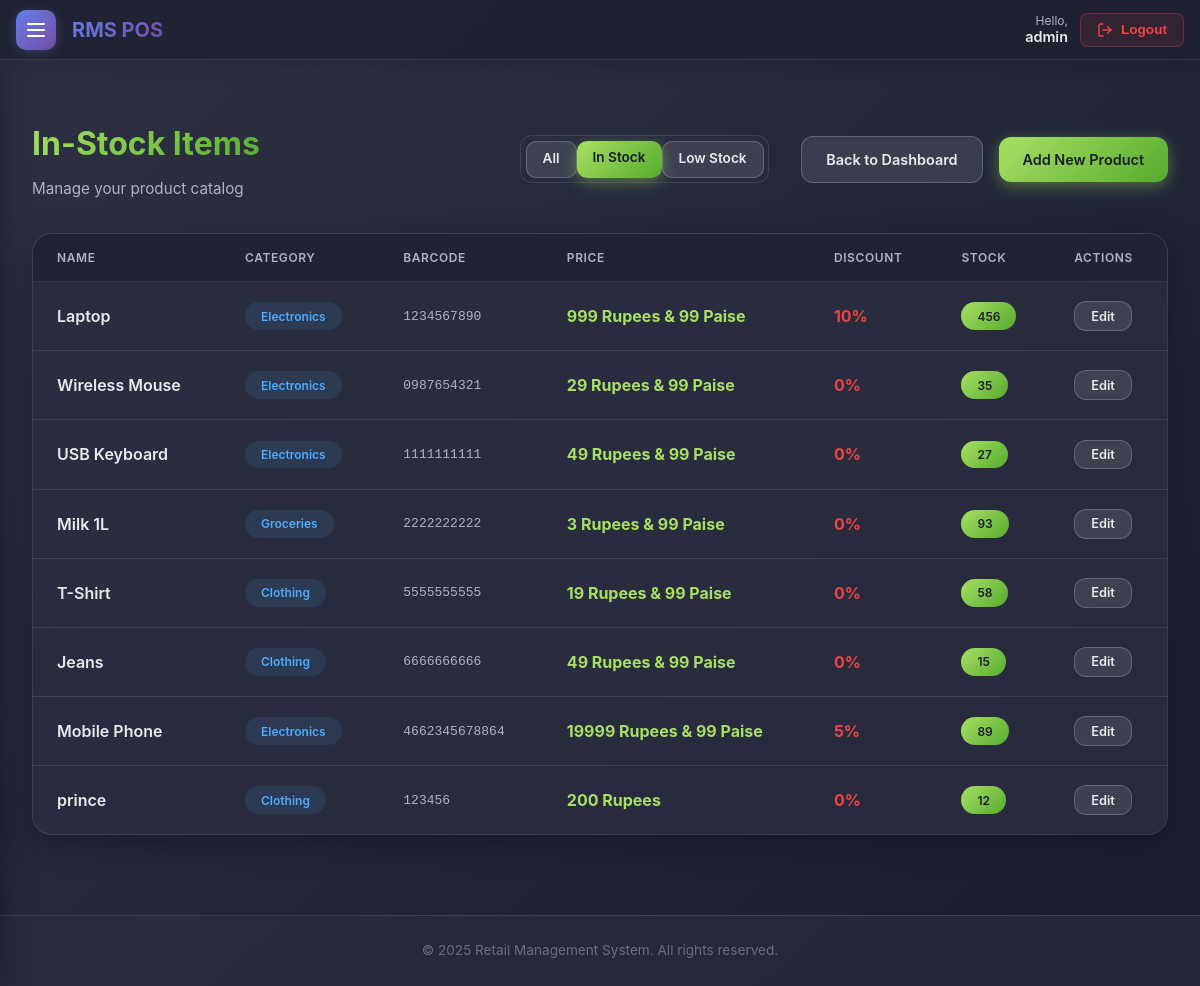
Screenshot of /inventory/products/?stock_status=instock (signed in) with the database file from the repository.
### rms_pos/accounts/models.py (models this page shows, shortened)
class User(AbstractUser):
    ROLE_CHOICES = (
        ('admin', 'Admin'),
        ('manager', 'Inventory Manager'),
        ('cashier', 'Cashier'),
    )
    role = models.CharField(max_length=20, choices=ROLE_CHOICES, default='cashier')
    created_by = models.ForeignKey('self', on_delete=models.SET_NULL, null=True, blank=True, related_name='created_users')
    created_at = models.DateTimeField(auto_now_add=True, null=True)
    def is_admin(self):
        return self.role == 'admin'
    def is_manager(self):
        return self.role == 'manager'
    def can_manage_users(self):
        return self.role in ('admin', 'manager')

### rms_pos/inventory/models.py (models this page shows, shortened)
class Product(models.Model):
    name = models.CharField(max_length=200)
    category = models.ForeignKey(Category, on_delete=models.CASCADE, related_name='products')
    barcode = models.CharField(max_length=100, unique=True)
    price = models.DecimalField(max_digits=10, decimal_places=2)
    discount_percentage = models.DecimalField(max_digits=5, decimal_places=2, default=0, help_text="Discount percentage (0-100)")
    cost = models.DecimalField(max_digits=10, decimal_places=2, help_text="Cost price per unit")
    stock_quantity = models.IntegerField(default=0)
    image = models.ImageField(upload_to='products/', blank=True, null=True)
    created_at = models.DateTimeField(auto_now_add=True)
    updated_at = models.DateTimeField(auto_now=True)

class Category(models.Model):
    name = models.CharField(max_length=100)
    description = models.TextField(blank=True)
    class Meta:
        verbose_name_plural = 'Categories'

### rms_pos/inventory/views.py (the view)
# urls.py: path('products/', views.product_list, name='product_list'),
@login_required
@user_passes_test(is_manager_or_admin)
def product_list(request):
    status = request.GET.get('stock_status', 'all')
    products = Product.objects.select_related('category').all()
    if status == 'low':
        products = products.filter(stock_quantity__lte=10)
        title = 'Low Stock Items'
    elif status == 'instock':
        products = products.filter(stock_quantity__gt=10)
        title = 'In-Stock Items'
    else:
        title = 'All Products'
    return render(request, 'inventory/product_list.html', {
        'products': products,
        'current_status': status,
        'title': title
    })

### rms_pos/core/templatetags/currency_tags.py (called while the page is built)
@register.filter
def rupee_paise(value):
    try:
        val = float(value)
        rupees = int(val)
        paise = int(round((val - rupees) * 100))
        result = f"{rupees} Rupees"
        if paise > 0:
            result += f" & {paise} Paise"
        elif paise == 0 and rupees == 0:
             pass
        return result
    except (ValueError, TypeError):
        return value

### rms_pos/inventory/views.py (called while the page is built)
def is_manager_or_admin(user):
    return user.is_authenticated and (user.is_manager() or user.is_admin())

### rms_pos/templates/inventory/product_list.html (shortened to what this page needs)
﻿{% extends 'base.html' %}
{% load currency_tags %}
{% block content %}
<div class="page-header">
    <div>
        <h1 class="page-title">{{ title|default:"Products" }}</h1>
        <p class="page-subtitle">{% if is_low_stock_view %}Items requiring replenishment{% else %}Manage your product
            catalog{% endif %}</p>
    </div>
    <div style="display: flex; gap: 1rem; align-items: center;">
        <div class="filter-group"
            style="display: flex; background: var(--card-bg); padding: 0.3rem; border-radius: 12px; border: 1px solid var(--border-color); margin-right: 1rem;">
            <a href="?stock_status=all"
                class="btn {% if current_status == 'all' %}btn-primary{% else %}btn-secondary{% endif %}"
                style="padding: 0.4rem 1rem; border-radius: 10px; font-size: 0.85rem;">All</a>
            <a href="?stock_status=instock"
                class="btn {% if current_status == 'instock' %}btn-primary{% else %}btn-secondary{% endif %}"
                style="padding: 0.4rem 1rem; border-radius: 10px; font-size: 0.85rem;">In Stock</a>
            <a href="?stock_status=low"
                class="btn {% if current_status == 'low' %}btn-primary{% else %}btn-secondary{% endif %}"
                style="padding: 0.4rem 1rem; border-radius: 10px; font-size: 0.85rem;">Low Stock</a>
        </div>
        {% if is_low_stock_view or current_status != 'all' %}
        <a href="{% url 'inventory_dashboard' %}" class="btn btn-secondary">Back to Dashboard</a>
        {% endif %}
        <a href="{% url 'add_product' %}" class="btn btn-primary">Add New Product</a>
    </div>
</div>
<div class="card">
    <div class="card-body" style="padding: 0;">
        <div class="table-responsive">
            <table>
                <thead>
                    <tr>
                        <th>Name</th>
                        <th>Category</th>
                        <th>Barcode</th>
                        <th>Price</th>
                        <th>Discount</th>
                        <th>Stock</th>
                        <th>Actions</th>
                    </tr>
                </thead>
                <tbody>
                    {% for product in products %}
                    <tr>
                        <td>
                            <div style="font-weight: 600; color: var(--text-primary);">{{ product.name }}</div>
                        </td>
                        <td>
                            <span class="badge badge-blue" style="background: rgba(79, 172, 254, 0.1); color: #4facfe;">
                                {{ product.category.name }}
                            </span>
                        </td>
                        <td style="font-family: monospace; color: var(--text-secondary);">{{ product.barcode }}</td>
                        <td style="font-weight: 700; color: #a8e063;">{{ product.price|rupee_paise }}</td>
                        <td style="font-weight: 700; color: #ef4444;">{{ product.discount_percentage|floatformat:"0" }}%
                        </td>
                        <td>
                            <span
                                class="badge {% if product.stock_quantity <= 10 %}badge-red{% else %}badge-green{% endif %}">
                                {{ product.stock_quantity }}
                            </span>
                        </td>
                        <td>
                            <a href="{% url 'edit_product' product.pk %}" class="btn btn-secondary"
                                style="padding: 0.4rem 1rem; font-size: 0.8rem;">Edit</a>
                        </td>
                    </tr>
                    {% endfor %}
                </tbody>
            </table>
        </div>
    </div>
</div>
{% endblock %}

### rms_pos/templates/base.html (shortened to what this page needs)
{% load static %}
<!DOCTYPE html>
<html lang="en">
<head>
    <link href="{% static 'css/styles.css' %}" rel="stylesheet">
    <link href="{% static 'css/purple_theme.css' %}" rel="stylesheet">
</head>
<body>
    {% if user.is_authenticated %}
    <header class="top-navbar">
        <div class="navbar-left">
            <button class="menu-toggle" id="menuToggle" aria-label="Toggle menu">
                <span></span>
                <span></span>
                <span></span>
            </button>
            <div class="navbar-brand">RMS POS</div>
        </div>
        <div class="navbar-right">
            <div class="navbar-user">
                <div class="navbar-greeting">
                    <span class="navbar-greeting-text">Hello,</span>
                    <span class="navbar-username">{{ user.username }}</span>
                </div>
                <form method="post" action="{% url 'logout' %}" style="margin: 0;">
                    <button type="submit" class="navbar-logout-btn">
                        <span>Logout</span>
                    </button>
                </form>
            </div>
        </div>
    </header>
    {% endif %}
    <main class="container" style="padding-top: 2rem; padding-bottom: 2rem; min-height: calc(100vh - 12rem);">
        {% block content %}{% endblock %}
    </main>
    <footer>
        <div class="container">
            <p class="footer-text">&copy; {% now "Y" %} Retail Management System. All rights reserved.</p>
        </div>
    </footer>
</body>
</html>

### rms_pos/static/css/styles.css (style rules this page uses)
:root { --bg-body: #1a1d2e; --bg-gradient: linear-gradient(135deg, #2d3142 0%, #1a1d2e 100%); --text-primary: #e8eaed; --text-secondary: #b0b3c1; --text-muted: #6b6e7d; --nav-bg: rgba(30, 33, 48, 0.8); --border-color: rgba(255, 255, 255, 0.1); --border-color-hover: rgba(168, 224, 99, 0.5); --card-bg: rgba(42, 46, 64, 0.6); --card-shadow: 0 8px 32px rgba(0, 0, 0, 0.3); --input-bg: rgba(30, 33, 48, 0.6); --input-focus-bg: rgba(30, 33, 48, 0.8); --table-bg: rgba(42, 46, 64, 0.6); --table-header-bg: rgba(30, 33, 48, 0.8); --table-hover-bg: rgba(255, 255, 255, 0.03); --accent-start: #a8e063; --accent-middle: #84cc16; --accent-end: #56ab2f; --accent-gradient: linear-gradient(135deg, var(--accent-start) 0%, var(--accent-end) 100%); --accent-shadow: rgba(168, 224, 99, 0.4); --btn-secondary-bg: rgba(255, 255, 255, 0.1); --btn-secondary-border: rgba(255, 255, 255, 0.2); --btn-secondary-hover-bg: rgba(255, 255, 255, 0.15); }
* { margin: 0; padding: 0; box-sizing: border-box; }
body { font-family: -apple-system, BlinkMacSystemFont, 'Segoe UI', Roboto, 'Helvetica Neue', Arial, sans-serif; background: var(--bg-gradient); color: var(--text-primary); line-height: 1.6; min-height: 100vh; }
.container { max-width: 1400px; margin: 0 auto; padding: 0 2rem; }
.btn { padding: 0.7rem 1.5rem; border-radius: 12px; font-weight: 600; cursor: pointer; border: none; transition: all 0.3s; text-decoration: none; display: inline-block; font-size: 0.9rem; }
.btn-primary { background: var(--accent-gradient); color: #1a1d2e; box-shadow: 0 4px 15px var(--accent-shadow); }
.btn-secondary { background: var(--btn-secondary-bg); color: var(--text-primary); border: 1px solid var(--btn-secondary-border); }
.card { background: var(--card-bg); backdrop-filter: blur(10px); border-radius: 20px; box-shadow: var(--card-shadow); overflow: hidden; border: 1px solid var(--border-color); transition: all 0.3s; }
.card-body { padding: 1.5rem; }
table { width: 100%; border-collapse: collapse; background: var(--table-bg); border-radius: 16px; overflow: hidden; }
thead { background: var(--table-header-bg); }
th { padding: 1rem 1.5rem; text-align: left; font-size: 0.75rem; font-weight: 600; text-transform: uppercase; color: var(--text-secondary); letter-spacing: 0.05em; }
td { padding: 1.2rem 1.5rem; border-top: 1px solid var(--border-color); color: var(--text-primary); }
.badge { display: inline-block; padding: 0.4rem 1rem; font-size: 0.75rem; font-weight: 600; border-radius: 20px; }
.badge-green { background: linear-gradient(135deg, #a8e063 0%, #56ab2f 100%); color: #1a1d2e; }
.badge-blue { background: linear-gradient(135deg, #4facfe 0%, #00f2fe 100%); color: #1a1d2e; }
footer { background: var(--card-bg); border-top: 1px solid var(--border-color); padding: 1.5rem 0; margin-top: 3rem; }
.footer-text { text-align: center; color: var(--text-muted); font-size: 0.85rem; }
.page-header { display: flex; justify-content: space-between; align-items: center; margin-bottom: 2rem; }
.page-title { font-size: 2rem; font-weight: 700; background: var(--accent-gradient); -webkit-background-clip: text; -webkit-text-fill-color: transparent; background-clip: text; }
.page-subtitle { color: var(--text-secondary); font-size: 0.95rem; margin-top: 0.5rem; }
.table-responsive { overflow-x: auto; -webkit-overflow-scrolling: touch; width: 100%; }
table { min-width: 600px; }

### rows the page displays
User: username "admin"
Product: name "Laptop", category.name "Electronics", barcode "1234567890", price "999 Rupees & 99 Paise", discount_percentage "10", stock_quantity "456"
Product: name "Wireless Mouse", category.name "Electronics", barcode "0987654321", price "29 Rupees & 99 Paise", discount_percentage "0", stock_quantity "35"
Product: name "USB Keyboard", category.name "Electronics", barcode "1111111111", price "49 Rupees & 99 Paise", discount_percentage "0", stock_quantity "27"
Product: name "Milk 1L", category.name "Groceries", barcode "2222222222", price "3 Rupees & 99 Paise", discount_percentage "0", stock_quantity "93"
Product: name "T-Shirt", category.name "Clothing", barcode "5555555555", price "19 Rupees & 99 Paise", discount_percentage "0", stock_quantity "58"
Product: name "Jeans", category.name "Clothing", barcode "6666666666", price "49 Rupees & 99 Paise", discount_percentage "0", stock_quantity "15"
Product: name "Mobile Phone", category.name "Electronics", barcode "4662345678864", price "19999 Rupees & 99 Paise", discount_percentage "5", stock_quantity "89"
Product: name "prince", category.name "Clothing", barcode "123456", price "200 Rupees", discount_percentage "0", stock_quantity "12"

### other values shown
{{ title|default:"Products" }} "In-Stock Items"
